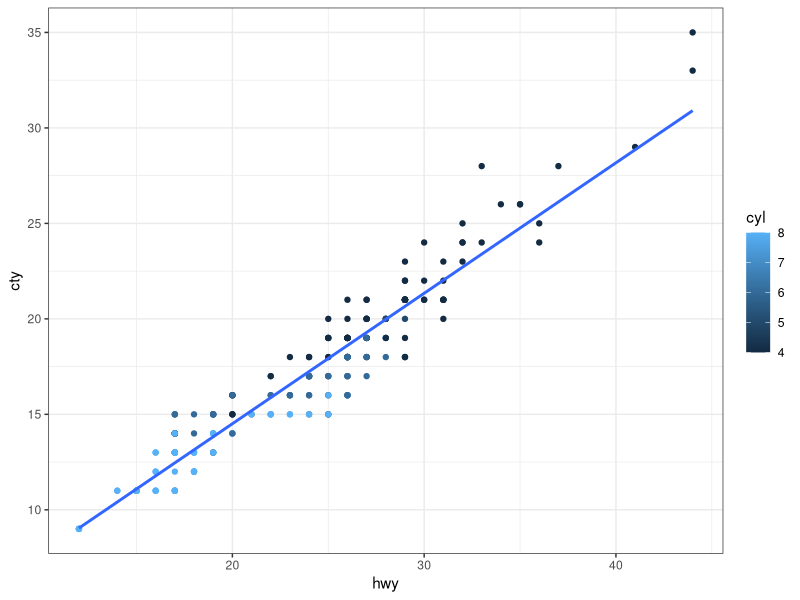
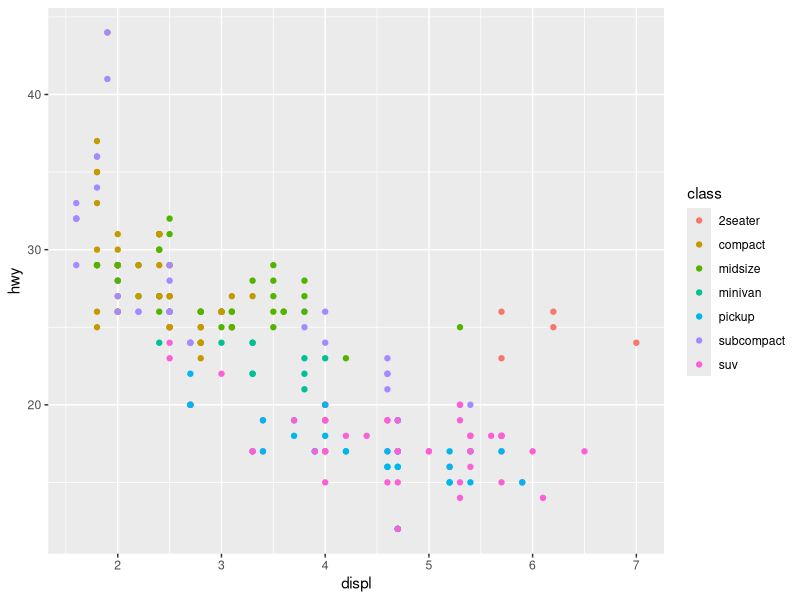
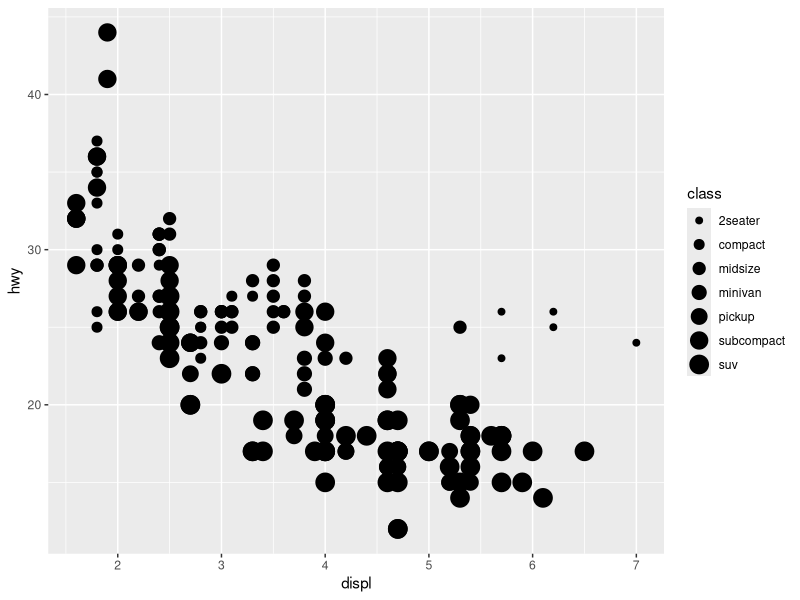
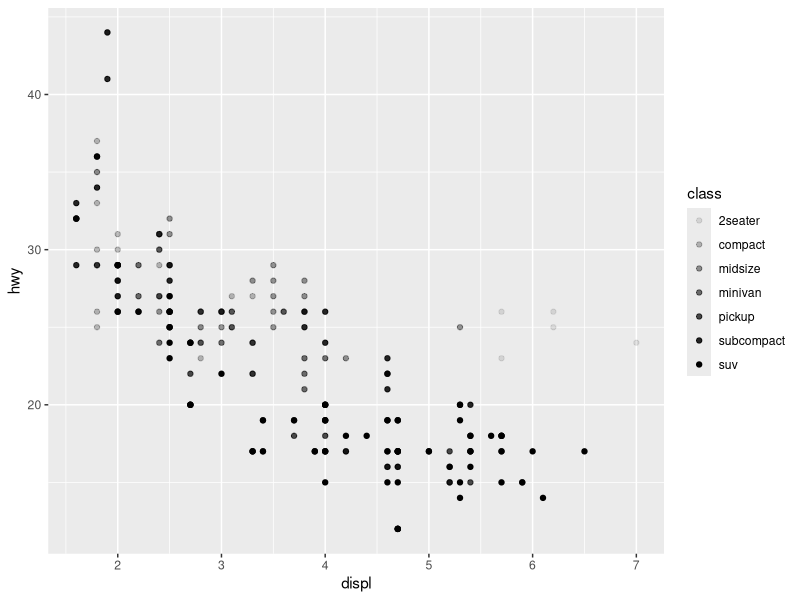
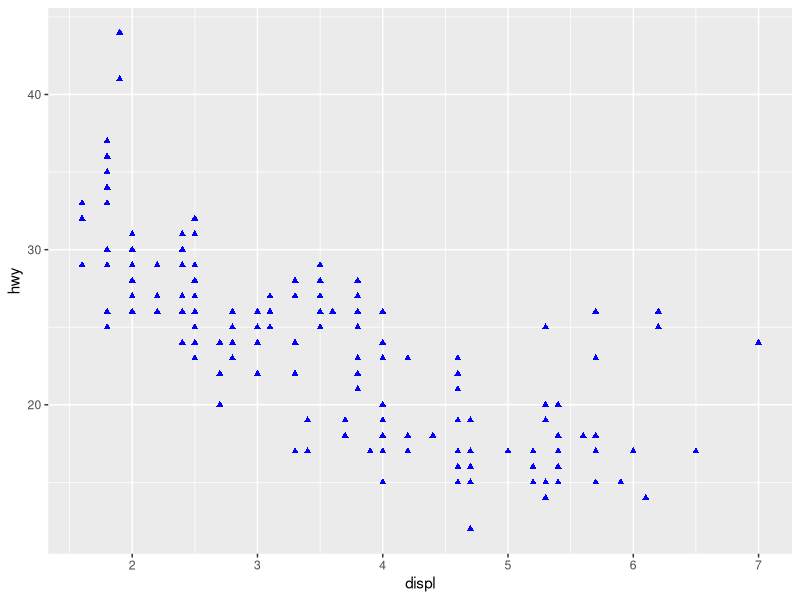
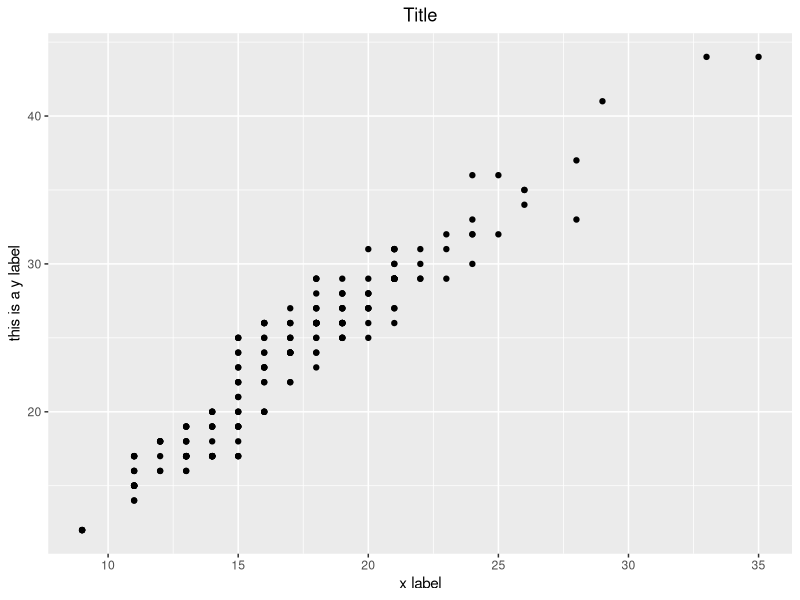
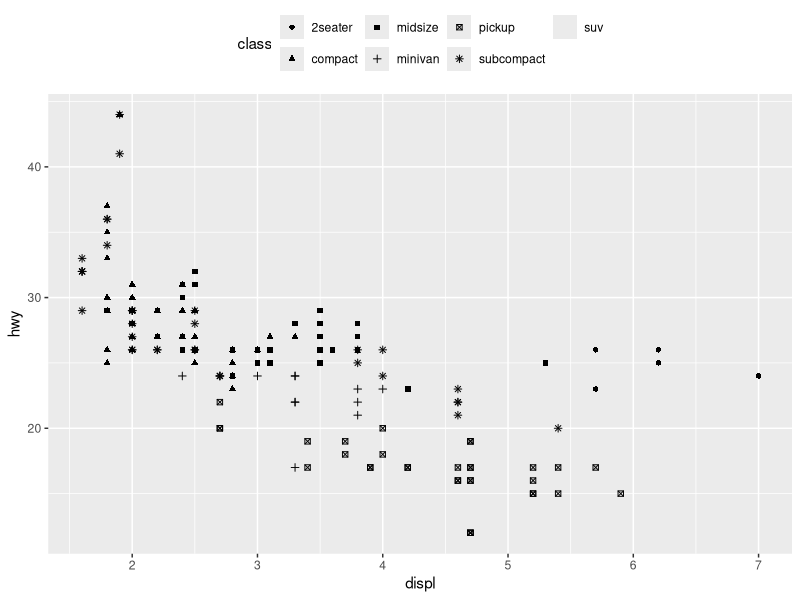
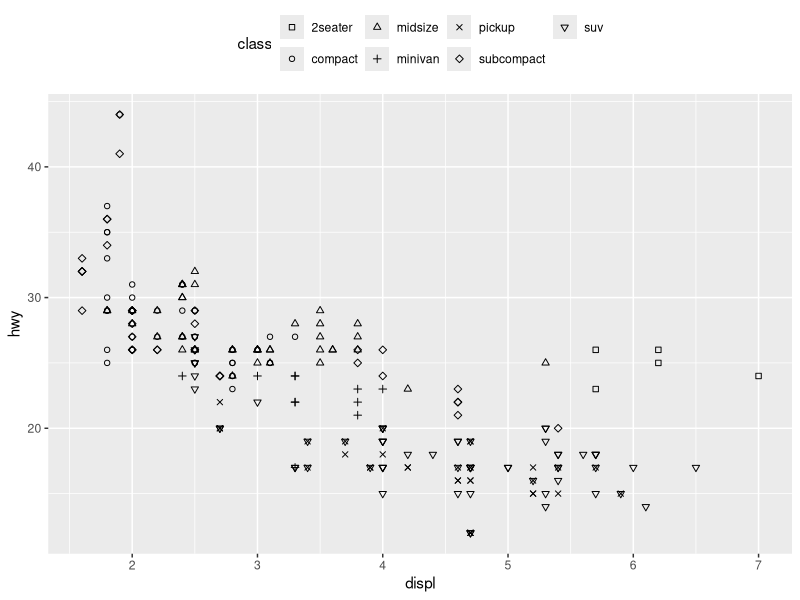

Reproduce these figures in R, in order.
## ---- chunk 1
# install package if needed 
# install.packages('ggplot2')
# install.packages('tidyverse')
## ---- chunk 2
# Load R packages
library(ggplot2)
library(tidyverse)

# ggplot2 documentation https://ggplot2.tidyverse.org/reference/

## ---- chunk 3
# Load built-in dataset mpg into the environment (https://ggplot2.tidyverse.org/reference/mpg.html)
data(mpg)

## ---- chunk 4
# Look at the data
head(mpg)

mpg

## ---- chunk 5
# ggplot2 structure

options(repr.plot.width=6, repr.plot.height=3)

# Structured ggplot syntax
ggplot(mpg, aes(hwy, cty)) +
 geom_point(aes(color = cyl)) +
 geom_smooth(method ="lm", se = FALSE) +
 scale_color_gradient() + 
 theme_bw() 

## ---- chunk 6
# Aesthetics

# set color 
ggplot(data = mpg) +
geom_point(mapping = aes(x = displ, y = hwy, color = class)) 


ggplot(data = mpg) +
geom_point(mapping = aes(x = displ, y = hwy, size = class))

ggplot(data = mpg) + 
geom_point(mapping = aes(x = displ, y = hwy, alpha = class))

ggplot(data = mpg) +
geom_point(mapping = aes(x = displ, y = hwy), shape = 17, color = 'blue')

## ---- chunk 7
# Labels

ggplot(mpg, aes(cty, hwy)) + 
geom_point() + 
ggtitle('Title') + 
xlab('x label') + 
ylab('this is a y label') + 
theme(plot.title = element_text(hjust = 0.5))

## ---- chunk 8
# Legends

ggplot(data = mpg) +
geom_point(mapping = aes(x = displ, y = hwy, shape = class)) + 
theme(legend.position = 'top') 

ggplot(data = mpg) +
geom_point(mapping = aes(x = displ, y = hwy, shape = class)) + 
theme(legend.position = 'top') + scale_shape_manual(values = seq(0,6))

ggplot(data = mpg) +
geom_point(mapping = aes(x = displ, y = hwy, shape = class)) + 
theme(legend.position = 'top') + scale_shape_manual(values = c(1, 5, 10, 6, 22, 17, 4))

# See ggplot's documentation for a list of symbols and assigned numbers:
# https://ggplot2.tidyverse.org/articles/ggplot2-specs.html

## ---- chunk 9
# Histogram

ggplot(mpg, aes(hwy)) + geom_histogram(binwidth = 3)

ggplot(mpg, aes(hwy)) + geom_histogram(binwidth = 3, color = 'red', fill = 'blue')

ggplot(mpg, aes(x=hwy, y=stat(count)/sum(stat(count)))) + geom_histogram(binwidth=3) + ylab('Percentage')

## ---- chunk 10
# Density Plot
ggplot(mpg, aes(hwy)) + 
geom_density(kernel = 'gaussian') 

## ---- chunk 11
# Bar Chart

ggplot(mpg, aes(class)) + geom_bar()

ggplot(mpg) + geom_bar(mapping = aes(x = class, fill = class))

ggplot(mpg) + geom_bar(mapping = aes(x = class, fill = drv))

ggplot(mpg) + geom_bar(mapping = aes(x = class, fill = drv)) +
  theme(axis.text.x = element_text(angle = 90, vjust = 0.5, hjust=1))


ggplot(mpg, aes(class, hwy)) + geom_bar(stat = 'identity')

## ---- chunk 12
# stat_summary: Used to aggregate values by categorical variables 
# documentation: https://ggplot2.tidyverse.org/reference/stat_summary.html


ggplot(mpg, aes(class, hwy)) + stat_summary(fun="mean", geom="bar")

## ---- chunk 13
# Scatterplot
ggplot(mpg, aes(cty, hwy)) + geom_point()

ggplot(mpg, aes(cty, hwy)) + geom_point() + xlim(20, 30) + ylim(25, 35)

## ---- chunk 14
# Boxplot

ggplot(mpg, aes(class, hwy)) + geom_boxplot()

ggplot(mpg, aes(hwy, class)) + geom_boxplot()

## ---- chunk 15
# Line Plot (use time-series data 'economics')


ggplot(economics, aes(date, unemploy)) + geom_line()

ggplot(economics) + geom_line(aes(date, unemploy))


## ---- chunk 16
# Line Plot for categorical data

mpg2 = summarise(group_by(mpg, class), mean_hwy = mean(hwy, na.rm=TRUE))

ggplot(mpg2) + geom_line(aes(class, mean_hwy), group = 1)

ggplot(mpg2, aes(class, mean_hwy, color = mean_hwy)) + geom_point() + geom_line(group = 1)

ggplot(mpg2) + geom_point(aes(class, mean_hwy, size = mean_hwy)) + geom_line(aes(class, mean_hwy, color = mean_hwy), group = 1)

